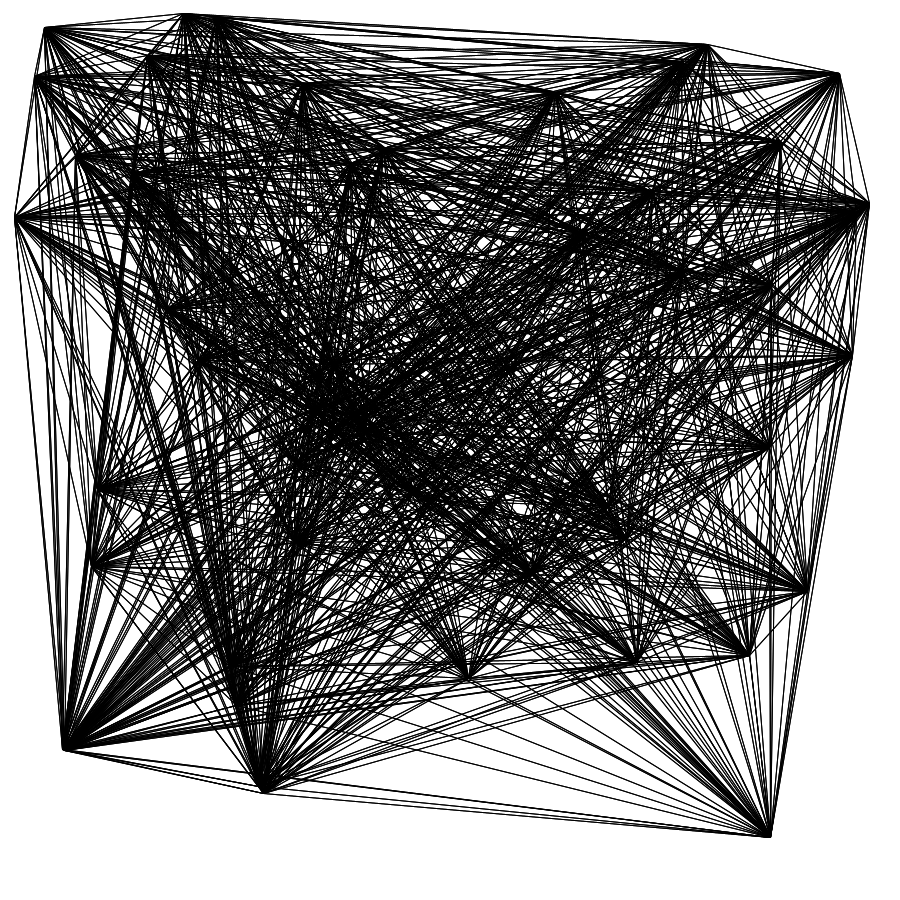
Frame 1 (no input)
Frame 60 (the mouse pressed at the canvas centre just before this capture): identical to frame 1, image omitted
Frame 120 (the mouse held since frame 60 and released just before this capture): identical to frame 1, image omitted

The Processing sketch that drew this single still picture (run headless with seeded random() and noise(); from frame 60 on, the mouse is pressed at the canvas centre):

// Processing sketch: sol_lewitt
// ── sol_lewitt.pde
PVector[] points;

void setup(){
  size(900, 900);
  points = new PVector[50];
  
  for(int i = 0; i < points.length; i++){
   points[i] = new PVector(random(width), random(height)); 
  }
}

void draw(){
  background(255, 255, 255);
  for(int i = 0; i < points.length; i++){
   for(int j = 0; j < points.length; j++){
    line(points[i].x, points[i].y, points[j].x, points[j].y); 
   }
  }
  
}
